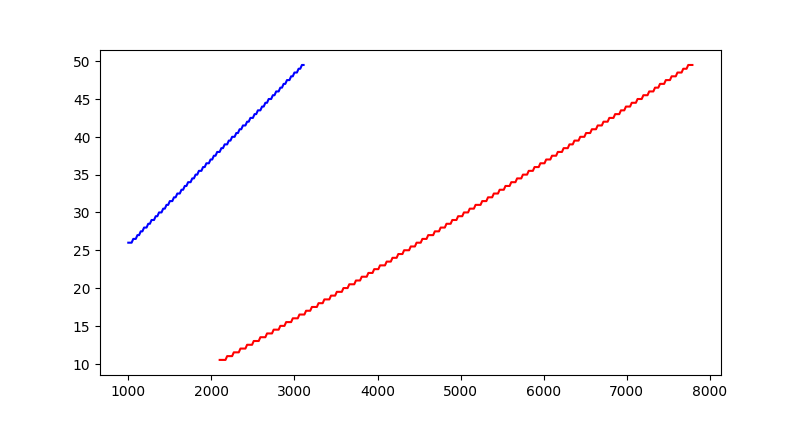

Generate this figure with Python:
import math #角度
import random #随机数
import numpy as np #数组
import matplotlib.pyplot as plt #画图
import matplotlib.style as mplstyle
import sys #递归深度
sys.setrecursionlimit(3000)
import copy #深浅复制
import os #文件
mplstyle.use('fast')











#----------------------------------节点
class Point:
    def __init__(self):
        self.xy = None
        self.dad = None
        self.sel = None
        self.son = []
        self.gen = None
        self.direction = None
        self.exi = 1


#----------------------------------模拟参数
dt=1#时间精度
dradian=0.1#角度精度
er=20#结束范围
area=np.array([[-2000,-1000],[4500,1500]])#范围
randomtargetprobability=0.8#随机采样的概率

#----------------------------------题目参数
v=10#速度
v_B=10
r_min=30#最小转弯半径
R=500#障碍圆半径
sta_a=np.array([-1000,0])#站点A位置
sta_b=np.array([3500,0])#站点B位置



#----------------------------------位置更新
#沿子节点删除
def delson(pointall,point):
	delcount=0
	for sonnum in point.son:
		pointall[sonnum].exi=0
		delcount=delcount+1
		#print("del ",pointall[sonnum].xy)
		delcount=delcount+delson(pointall,pointall[sonnum])
	return delcount

#剪枝
def lopcut(pointall,point):
	maxcount=100
	poicount=0
	for i in range(3):

		while len(pointall[point.dad].son)==1 and poicount<maxcount:
			poicount+=1
			point=pointall[point.dad]

	delcount=delson(pointall,point)
	return delcount

#计算下一节点
def getnextpoint(point,direction):

	nextpoint=Point()
	nextpoint.xy=point.xy+np.array([v_B*dt*math.cos(direction),v_B*dt*math.sin(direction)])
	nextpoint.dad=point.sel
	nextpoint.gen=point.gen+1
	nextpoint.direction=direction
	
	return nextpoint

#随机采样
def gettarget(isA,pointall):
	
	if random.uniform(0,1)>randomtargetprobability:
		target=np.multiply([isA], sta_b)+np.multiply([1-isA], sta_a)
	else:
		success=0
		while success==0:
			if isA==1:
				target=[random.uniform(pointall[1].xy[0],area[1][0]),random.uniform(area[0][1],0)]
			if isA==0:
				target=[random.uniform(area[0][0],pointall[1].xy[0]),random.uniform(0,area[1][1])]
			target=np.array(target)
			'''
			if math.sqrt(sum(target*target))>R:
				success=1
			'''
			success=1
	return target

#分支节点和方向
def getnear(pointall,target,point_all_gen):
	
	lasts=0
	success=0
	maxst=10
	st=0
	r_all=[]
	
	for point in pointall:
		if point.exi==1:
			
				
			r_nt=math.sqrt(sum((point.xy-target)*(point.xy-target)))
			r_all.append(np.array([r_nt,point.sel]))
	r_all=np.array(r_all)
	
	if len(r_all)==0:
		return -1,0
	r_all_t=r_all[np.argsort(r_all[:,0])]
	

	while success==0:
		
		
		near=pointall[int(r_all_t[min(st,len(r_all_t)-1)][1])-1]
		
			
		direction=math.atan2(target[1]-near.xy[1],target[0]-near.xy[0])
		
		radian_max=math.pi-2*math.atan(2*r_min/dt/v_B)
		if near.direction+radian_max>direction and near.direction-radian_max<direction:
			success=1
		if near.direction+radian_max>direction+2*math.pi and near.direction-radian_max<direction+2*math.pi:
			success=1
		if near.direction+radian_max>direction-2*math.pi and near.direction-radian_max<direction-2*math.pi:
			success=1
		if success==0:
			st=st+1
			if st>maxst:
				return -1,0
			
			if near.dad==-1:
				return -1,0



	return near,direction
'''
#采样点位置评价
def targetvalue(pointall,newpoint):
	if random.uniform(0,1)>0.9:
		return 1
	acceptvalue=0.45
	value=0
	point_simgen=[]
	for point in pointall:
		if newpoint.gen==point.gen:
			point_simgen.append(point)
			r_OP=math.sqrt(sum(point.xy*point.xy))
			c1=(math.pi-math.asin(R/r_OP)+math.atan2(point.xy[1],point.xy[0]))%(2*math.pi)
			c2=(-math.pi+math.asin(R/r_OP)+math.atan2(point.xy[1],point.xy[0]))%(2*math.pi)
			d_N=math.atan2(newpoint.xy[1],newpoint.xy[0])
			r_ON=math.sqrt(sum(newpoint.xy*newpoint.xy))
			t=min(R+r_ON*math.tan(c1-d_N),R+r_ON*math.tan(-d_N+c2))
			value=value+t/100
	if value>=acceptvalue*len(point_simgen):
		return 1
	else:
		print("disaccess",value,acceptvalue*len(point_simgen))
		return 0

'''
#采样点位置评价
def targetvalue(pointall,newpoint):
	if random.uniform(0,1)>0.9:
		return 1
	acceptvalue=0.2
	value=0
	num=0
	
	for point in pointall:
		if point.exi==1:
			if abs(newpoint.gen-point.gen)<5:
				num=num+1
				
				value=value+dismeet(newpoint.xy,point.xy)
	if value>=(1-acceptvalue)*num:
		return 1
	else:
		#print("disaccess",value,(1-acceptvalue)*num)
		return 0
'''
#计算下一方向
def getnextdirection(direction,radian):
	nextdirection=direction+radian
	nextdirection_t=nextdirection%(2*math.pi)
	return nextdirection_t

#计算转角
def getnextradian():
	nextradian=random.uniform(-radian_max,radian_max)
	nextradian_t=round(nextradian,1)
	return nextradian_t
'''
#----------------------------------约束条件
#不进入障碍圆
def obsirc(poi_A):
	r_A=math.sqrt(sum(poi_A*poi_A))
	
	if r_A>R :
		return 1
	else:
		return 0

#不相见
def dismeet(poi_A,poi_B):
	r_A=math.sqrt(sum(poi_A*poi_A))
	d_A=math.atan2(poi_A[1],poi_A[0])
	d_AB=math.atan2(poi_A[1]-poi_B[1],poi_A[0]-poi_B[0])
	
	s_A=math.asin(R/r_A)
	r_AB=math.sqrt(sum((poi_A-poi_B)*(poi_A-poi_B)))
	
	if r_AB<r_A:
		return 0
	if d_A+s_A>d_AB and d_A-s_A<d_AB:
		return 1
	if d_A+s_A>d_AB+2*math.pi and d_A-s_A<d_AB+2*math.pi:
		return 1
	if d_A+s_A>d_AB-2*math.pi and d_A-s_A<d_AB-2*math.pi:
		return 1
	return 0

#在区域内

def inarea(poi_A,isA):
	
	if poi_A[0]<area[0][0] or poi_A[1]>area[1][0]:
		return 0
	if poi_A[1]<area[0][1] or poi_A[1]>area[1][1]:
		return 0
	if isA==0:
		if poi_A[1]<-2:
			return 0

	if isA==1:
		if poi_A[1]>2:
			return 0

	'''
	if poi_A[1]>300 and poi_A[0]<0:
		return 0
	if poi_A[1]<-300  and dd==0:
		return 0
	'''
	return 1

#----------------------------------终止条件
def end(poi,isA):
	end=0
	if isA:
		r=math.sqrt(sum((poi-sta_b)*(poi-sta_b)))
	else:
		r=math.sqrt(sum((poi-sta_a)*(poi-sta_a)))
	
	if r<er:
		end=1
	
	return end

#----------------------------------画个图
def draw(pointall_A,pointall_B,time,):
	
	plt.close()
	plt.ion()
	
	gen=0
	

	for point in pointall_A[1:]:
		
		if point.gen*dt_A/dt>gen:
			gen=point.gen*dt_A/dt
	
	for point in pointall_B[1:]:
		if point.exi==1:
			if point.gen>gen:
				gen=point.gen

	
	for point in pointall_B[1:]:
		if point.exi==1:
			plt.plot([point.xy[0],pointall_B[point.dad].xy[0]],
					 [point.xy[1],pointall_B[point.dad].xy[1]],
					 color=str(1-point.gen/gen))
			#print([point.xy[0],pointall_B[point.dad].xy[0]],[point.xy[1],pointall_B[point.dad].xy[1]])
		else:
			plt.plot([point.xy[0],pointall_B[point.dad].xy[0]],
					 [point.xy[1],pointall_B[point.dad].xy[1]],
					 color="red")
		
	for point in pointall_A[1:]:
		
		plt.plot([point.xy[0],pointall_A[point.dad].xy[0]],
				 [point.xy[1],pointall_A[point.dad].xy[1]],
				 color=str(1-point.gen*dt_A/dt/gen))
		
	
	ax = plt.gca()
	ax.set_aspect(1)
	plt.pause(time)



def drawpoints(pointall_t,pointb,time):
	
	plt.close()
	plt.ion()
	figure, axes = plt.subplots(figsize = (10, 4))
	x=pointall_t[-1][0].gen
	i=0
	for pointall in pointall_t[:-1]:
		i+=1
		if i%5==0 :

			for point in pointall:
				plt.plot([point.xy[0]],[point.xy[1]],',',color=str((x-point.gen)/x))

	for point in pointall_t[-1]:
		plt.plot([point.xy[0]],[point.xy[1]],',',color="red")
	plt.plot([sta_a[0],sta_b[0]],[sta_a[1],sta_b[1]],'.',color="red")
	plt.plot([pointb[0]],[pointb[1]],'.',color="blue")
	draw_circle =plt.Circle((0, 0), R,fill=False)
	ax = plt.gca()
	plt.gcf().gca().add_artist(draw_circle)
	ax.set_aspect(1)
	plt.pause(time)
	



def draw_save(pointall_A,pointall_B,time,save,inf):
	if save ==2:
		plt.close()
	if save ==2:
		plt.ion()
	
	gen=0
	figure, axes = plt.subplots(figsize = (10, 4))

	for point in pointall_A[1:]:
		
		if point.gen*dt_A/dt>gen:
			gen=point.gen*dt_A/dt
	
	for point in pointall_B[1:]:
		if point.exi==1:
			if point.gen>gen:
				gen=point.gen

	
	for point in pointall_B[1:]:
		
		if point.exi==1  :
			plt.plot([point.xy[0],pointall_B[point.dad].xy[0]],
					 [point.xy[1],pointall_B[point.dad].xy[1]],
					 color=str(1-point.gen/gen))
			#print([point.xy[0],pointall_B[point.dad].xy[0]],[point.xy[1],pointall_B[point.dad].xy[1]])
		else:
			plt.plot([point.xy[0],pointall_B[point.dad].xy[0]],
					 [point.xy[1],pointall_B[point.dad].xy[1]],
					 color="red")
		
	for point in pointall_A[1:]:
		
		plt.plot([point.xy[0],pointall_A[point.dad].xy[0]],
				 [point.xy[1],pointall_A[point.dad].xy[1]],
				 color=str(1-point.gen*dt_A/dt/gen))
		
	draw_circle =plt.Circle((0, 0), R,fill=False)
	ax = plt.gca()
	plt.gcf().gca().add_artist(draw_circle)
	
	ax.set_aspect(1)
	if save >=1:

		plt.savefig(inf+".png")
	if save ==2:
		plt.pause(time)


#----------------------------------几何代替
createnewinistaprobability=0.0000001#生成新初始点概率
#初始时刻 几何代替时间

#A初始节点
def getgeo_inista_A(geo_initime):
	geo_inista_A=Point()
	geo_inista_A.xy=np.array([0,-R-0.01])
	geo_inista_A.dad=0
	
	geo_inista_A.gen=int(geo_initime/dt_A)
	s_A_max=0.5*math.pi-math.asin(R/math.sqrt(sum(geo_inista_A.xy*geo_inista_A.xy)))
	geo_inista_A.direction=0
	return geo_inista_A
#B初始节点
def getgeo_inista_B(geo_initime):
	r_Bb=geo_initime*v_B
	s_B_max=math.asin(R/math.sqrt(sum(sta_b*sta_b)))
	s_B=math.pi-random.uniform(0,s_B_max)

	geo_inista_B=Point()
	geo_inista_B.xy=sta_b+np.array([r_Bb*math.cos(s_B),r_Bb*math.sin(s_B)])
	geo_inista_B.dad=0
	
	geo_inista_B.gen=int(geo_initime/dt)
	
	geo_inista_B.direction=s_B
	return geo_inista_B


#----------------------------------生成路径
def getpath_B():
	geo_initime_min=math.sqrt(sum(sta_a*sta_a)-R*R)/v+R*math.asin(R/math.sqrt(sum(sta_a*sta_a)))/v
	geo_initime_max=(math.sqrt(sum(sta_b*sta_b))-R-100)/v_B
	if geo_initime_min>=geo_initime_max:
		return 1,[],0,0
	success_B=0
	count2=0
	while success_B==0:
		count2+=1
		if count2>20:
			print("2")
			return 1,[],0,0
		ini_B=Point()
		ini_B.xy=sta_b
		ini_B.dad=-1
		ini_B.sel=0
		ini_B.gen=0
		point_B_all=[]
		point_B_all.append(ini_B)
		point_B_num=0
		point_B_gen=0
		point_B_num_real=0
		failcount=0
		path_B=[]
		count=0
		while success_B==0 and point_B_num<2000 :
			if count>2000:
				print("0")
				return 1,[],0,0
			count+=1
			near_B=-1
			if len(point_B_all)==1:
				nextpoint_B=getgeo_inista_B(random.uniform(geo_initime_min,geo_initime_max))
				near_B=ini_B
			else:
				count1=0
				while near_B==-1 :
					tar=gettarget(0,point_B_all)
					near_B,direction=getnear(point_B_all[1:],tar,point_B_gen)
					count1+=1

					if count1==2000:
						print("1")
						return 1,[],0,0
				nextpoint_B=getnextpoint(near_B,direction)
			obsirc_B=obsirc(nextpoint_B.xy)
			inarea_B=inarea(nextpoint_B.xy,0)
			if obsirc_B and inarea_B:
				failcount=0
				point_B_num=point_B_num+1
				point_B_num_real=point_B_num_real+1
				point_B_all[near_B.sel].son.append(point_B_num)
				nextpoint_B.sel=point_B_num
				point_B_all.append(nextpoint_B)
				if nextpoint_B.gen>point_B_gen:
					point_B_gen=nextpoint_B.gen
				success_B = end(nextpoint_B.xy,0)
				if point_B_num%100==0 :
					print("|",end="")
				'''
				if point_B_num==1:
					draw([],point_B_all,0.5)
				'''
			else:
				failcount+=1
				point_B_num_real=point_B_num_real-lopcut(point_B_all,near_B)
		if success_B==1 :
			
			path_B_t=[]
			startgen=point_B_all[1].gen
			while nextpoint_B.dad != -1:
				geo_point=copy.copy(nextpoint_B)
				path_B_t.append(geo_point)
				nextpoint_B=point_B_all[nextpoint_B.dad]
			for i in range(point_B_all[1].gen-1,0-1,-1):
				geo_point=Point()
				geo_point.direction=point_B_all[1].direction
				geo_point.xy=sta_b+np.array([v_B*dt*i*math.cos(geo_point.direction),v_B*dt*i*math.sin(geo_point.direction)])

				geo_point.gen=i
				path_B_t.append(geo_point)
			endgen=0
			for i in range(len(path_B_t)-1,0-1,-1):
				if path_B_t[i].xy[0]<0 and endgen==0:
					endgen=path_B_t[i].gen
				path_B_t[i].sel=len(path_B_t)-1-i
				path_B_t[i].son=len(path_B_t)-1-i+1
				path_B_t[i].dad=len(path_B_t)-1-i-1
				path_B.append(path_B_t[i])
	return 0,path_B,startgen,endgen
'''
def getpath_A(path_B,startgen_B,endgen_B):
	success_A=0
	while success_A==0:
		ini_A=Point()
		ini_A.xy=sta_a
		ini_A.dad=-1
		ini_A.sel=0
		ini_A.gen=0
		point_A_all=[]
		point_A_all.append(ini_A)
		point_A_num=0
		point_A_gen=0
		point_A_num_real=0
		failcount=0
		path_A=[]
		while success_A==0 and point_A_num<3000:
			near_A=-1
			if len(point_A_all)==1:
				nextpoint_A=getgeo_inista_A(int(startgen_B*dt))
				near_A=ini_A
			else:
				while near_A==-1:
					tar=gettarget(1,point_A_all)
					near_A,direction=getnear(point_A_all[1:],tar,point_A_gen)
				nextpoint_A=getnextpoint(near_A,direction)
			obsirc_A=obsirc(nextpoint_A.xy)
			inarea_A=inarea(nextpoint_A.xy,1)
			if obsirc_A and inarea_A:
				failcount=0
				point_A_num=point_A_num+1
				point_A_num_real=point_A_num_real+1
				point_A_all[near_A.sel].son.append(point_A_num)
				nextpoint_A.sel=point_A_num
				point_A_all.append(nextpoint_A)
				if nextpoint_A.gen>point_A_gen:
					point_A_gen=nextpoint_A.gen
				success_A = end(nextpoint_A.xy,0)
				if point_A_num%100==0 :
					print("|",end="")
			else:
				failcount+=1
				point_A_num_real=point_A_num_real-lopcut(point_A_all,near_A)
		if point_A_num<=2000 :
			print(" ")
			path_A_t=[]
			startgen=point_A_all[1].gen
			while nextpoint_A.dad != -1:
				geo_point=copy.copy(nextpoint_A)
				path_A_t.append(geo_point)
				nextpoint_A=point_A_all[nextpoint_A.dad]
			for i in range(point_A_all[1].gen-1,0-1,-1):
				geo_point=Point()
				geo_point.direction=point_A_all[1].direction
				geo_point.xy=sta_a+np.array([v*dt*i*math.cos(geo_point.direction),v*dt*i*math.sin(geo_point.direction)])
				geo_point.gen=i
				path_A_t.append(geo_point)
			endgen=0
			for i in range(len(path_A_t)-1,0-1,-1):
				if path_A_t[i].xy[0]>0 and endgen==0:
					endgen=path_A_t[i].gen
				path_A_t[i].sel=len(path_A_t)-1-i
				path_A_t[i].son=len(path_A_t)-1-i+1
				path_A_t[i].dad=len(path_A_t)-1-i-1
				path_A.append(path_A_t[i])
	return path_A
'''


#----------------------------------几何方法计算A

dt_A=2#时间精度


dr=1#长度精度
radian_max_A=math.pi-2*math.atan(2*r_min/dt_A/v)#转角取值范围


#边界点
class Boundarypoint:
    def __init__(self):
    	self.xy = None
    	self.dad = None
    	self.sel = None
    	self.son = []
    	self.gen = None
    	self.direction = None
    	self.exi=1
    	self.r_PB=0
    	self.r_PD=0


#计算切线
def gettangentline(point):
	poi=point.xy
	r_p=math.sqrt(sum(poi*poi))
	c=1.5*math.pi-math.acos(R/r_p)+math.atan2(poi[1],poi[0])
	c_t=c%(2*math.pi)
	sinc=math.sin(c_t%(math.pi))
	if sinc==0:
		return 0
	f_x=R/sinc
	return c_t,f_x,point.gen

#形状发展
def getnextboundarypoints(pointall,path_B):
	nextboundarypoints_may=[]
	dy=10
	
	dradian_A=radian_max_A/(-1.2*area[0][1]/len(pointall)/dy+10)
	
	
	y_max=area[0][1]
	y_min=0
	for point in pointall:

		for directions in np.arange(point.direction-radian_max_A,point.direction+radian_max_A,dradian_A):
			newpoint=Boundarypoint()
			newpoint.xy=point.xy+np.array([v*dt_A*math.cos(directions),v*dt_A*math.sin(directions)])
			newpoint.gen=point.gen+1
			newpoint.direction=directions
			if obsirc(newpoint.xy) and inarea(newpoint.xy,1) :
				count=0
				while obsirc(newpoint.xy) and dismeet(newpoint.xy,path_B[min(int(newpoint.gen*dt_A/dt),len(path_B)-1)].xy)==0 and count<=v*dt_A/dr+200:
					newpoint.xy[0]-=dr*math.cos(directions)
					newpoint.xy[1]-=dr*math.sin(directions)
					
					count+=1
				
				if count<v*dt_A/dr and obsirc(newpoint.xy):
					newpoint.dad=point.sel
					newpoint.r_PD=math.sqrt(sum((newpoint.xy-np.array([0,-R]))*(newpoint.xy-np.array([0,-R]))))
					newpoint.r_PB=math.sqrt(sum((newpoint.xy-sta_b)*(newpoint.xy-sta_b)))
					nextboundarypoints_may.append(newpoint)
					y_max=max(y_max,newpoint.xy[1])
					y_min=min(y_min,newpoint.xy[1])
	nextboundarypoints=[]
	
	dy=(y_max-y_min+10)/80
	
	for y in np.arange(y_max,y_min,-dy):
		max_r=-10000
		find=0

		for point_may in nextboundarypoints_may:
			
			if point_may.xy[1] > y-dy and point_may.xy[1] <= y:
				r=point_may.r_PD-point_may.r_PB
				r=point_may.xy[0]
				if max_r<r:
					find=1
					max_r=r
					point=point_may
					
		if find !=0:
			
			point.sel=len(nextboundarypoints)
			
			pointall[point.dad].son.append(point.sel)
			nextboundarypoints.append(point)
	return nextboundarypoints,pointall

#判断结束
def end_A(pointall):
	for point in pointall:
		if end(point.xy,1):
			return 1,point.sel
	return 0,0


#生成A路径
def getpath_A(path_B,startgen_B,endgen_B):
	success=0
	
	ini_A=Point()
	ini_A.xy=sta_a
	ini_A.dad=-1
	ini_A.sel=0
	ini_A.gen=0
	point_A_all=[]
	point_A_all.append([ini_A])
	ini_A_geo=getgeo_inista_A(startgen_B*dt)
	ini_A_geo.sel=0
	
	point_A_all.append([ini_A_geo])

	
	gen_geoini=ini_A_geo.gen
	endgen=int(endgen_B*dt/dt_A)-gen_geoini
	gen=1
	print(int(endgen),end="")
	while success==0 and gen<endgen and error==0:
		
		nextpoints,point_A_all[gen]=getnextboundarypoints(point_A_all[gen],path_B)
		if len(nextpoints)==0:
			
			return 1,[]
		'''
		if gen%20==0:
			drawpoints(point_A_all,path_B[int((gen+gen_geoini-1)*dt_A/dt)].xy,1)
		'''
		point_A_all.append(nextpoints)
		print("|",end="")
		gen+=1
		end,endpointsel=end_A(nextpoints)
		if end:
			success=1


	if success==0:
		r_min=100000
		for point in point_A_all[gen]:
			r=math.sqrt(sum((point.xy-sta_b)*(point.xy-sta_b)))
			if r<r_min:
				r_min=r
				endpointsel=point
		point_F=copy.copy(endpointsel)

	path_A_t=[]
	


	while endpointsel.gen != 0:
		point=copy.copy(endpointsel)
		path_A_t.append(point)
		endpointsel=point_A_all[endpointsel.gen-1-gen_geoini+1][endpointsel.dad]
	path_A=[]
	
	for i in range(len(path_A_t)-1,0-1,-1):
		
		path_A_t[i].sel=len(path_A_t)-1-i
		path_A_t[i].son=len(path_A_t)-1-i+1
		path_A_t[i].dad=len(path_A_t)-1-i-1
		path_A.append(path_A_t[i])

	if success==0:
		for i in range(1,int(r_min/dt_A/v)):
			point=Boundarypoint()
			point.xy=point_F.xy+np.multiply([i*dt_A*v/r_min],sta_b-point_F.xy)
			point.sel=len(path_A)
			point.son=len(path_A)+1
			point.dad=len(path_A)-1
			point.direction=math.atan2(sta_b[1]-point_F.xy[1],sta_b[0]-point_F.xy[0])
			point.gen=i+point_F.gen
			path_A.append(point)

	return 0,path_A




def f1():


	geo_initime_min=math.sqrt(sum(sta_a*sta_a)-R*R)/v+R*math.asin(R/math.sqrt(sum(sta_a*sta_a)))/v+R*math.asin(R/math.sqrt(sum(sta_b*sta_b)))/v
	geo_initime_max=math.sqrt(sum(sta_b*sta_b)-R*R)/v_B
	directionB=math.pi-math.asin(R/math.sqrt(sum(sta_b*sta_b)))

	directionA=math.asin(R/math.sqrt(sum(sta_b*sta_b)))





	dt=0.1
	A0=np.array([R*math.sin(directionA),-R*math.cos(directionA)])
	B0=sta_b+np.array([geo_initime_min*v_B*math.cos(directionB),geo_initime_min*v_B*math.sin(directionB)])

	for t in np.arange(geo_initime_min+dt,geo_initime_max-dt,dt):
		t1=t-geo_initime_min
		A=A0+np.array([t1*v*math.cos(directionA),t1*v*math.sin(directionA)])
		B=B0+np.array([t1*v_B*math.cos(directionB),t1*v_B*math.sin(directionB)])
		if dismeet(A,B)==0:
			return 1
	return 0


def f2():


	geo_initime_min=0
	geo_initime_max=math.sqrt(sum(sta_a*sta_a)-R*R)/v
	directionB=math.asin(R/math.sqrt(sum(sta_a*sta_a)))-math.pi

	directionA=-math.asin(R/math.sqrt(sum(sta_a*sta_a)))





	dt=0.1
	A0=sta_a
	B0=sta_a
	te=math.sqrt(sum(sta_a*sta_a)-R*R)/v_B+math.sqrt(sum(sta_b*sta_b)-R*R)/v_B+R*math.asin(R/math.sqrt(sum(sta_a*sta_a)))/v_B+R*math.asin(R/math.sqrt(sum(sta_b*sta_b)))/v_B
	for t in np.arange(geo_initime_min+dt,geo_initime_max-dt,dt):
		t1=t-geo_initime_min
		A=A0+np.array([t1*v*math.cos(directionA),t1*v*math.sin(directionA)])
		B=B0-np.array([(te-t)*v_B*math.cos(directionB),(te-t)*v_B*math.sin(directionB)])
		if dismeet(A,B)==0:
			return 1
	return 0




#----------------------------------主函数
#序号_A用时_B用时_b距离_B速度
prdata1_x=[]
prdata1_y=[]
prdata2_x=[]
prdata2_y=[]
for x_te in np.arange(1000,8100,10):

	print(x_te,end=" ")
	sta_b[0]=x_te
	v_te=9
	ok=0
	while ok==0 and v_te<50:
		v_te+=0.5

		v_B=v_te
		

		ok=1-f1()
		

	if v_te>10 and v_te<50:
		
		prdata1_x.append(x_te)
		prdata1_y.append(v_te)
	print(v_te,end=" ")

	v_te=9
	ok=0
	while ok==0 and v_te<50:
		v_te+=0.5

		v_B=v_te
		

		ok=f2()
		

	if v_te>10 and v_te<50:
		prdata2_x.append(x_te)
		prdata2_y.append(v_te)
	print(v_te)




plt.plot(prdata1_x,prdata1_y,color ="red")
plt.plot(prdata2_x,prdata2_y,color ="blue")
plt.show()
